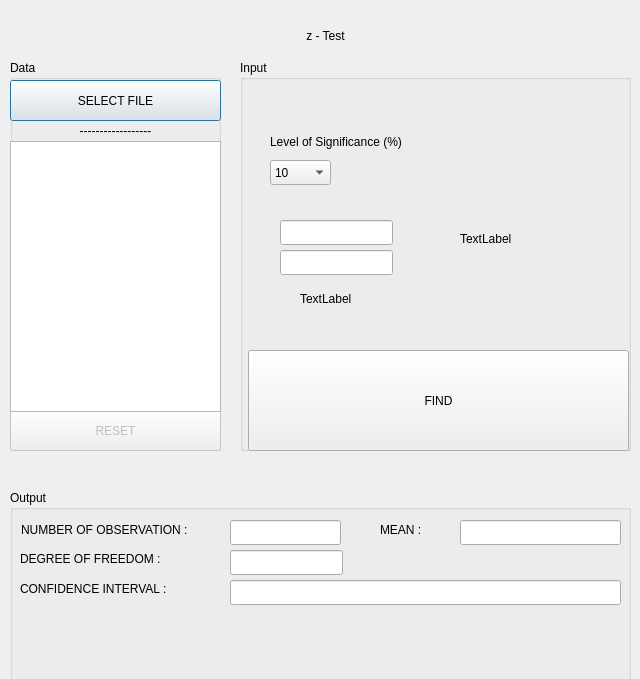
<?xml version="1.0" encoding="UTF-8"?>
<ui version="4.0">
 <class>t_test</class>
 <widget class="QDialog" name="t_test">
  <property name="geometry">
   <rect>
    <x>0</x>
    <y>0</y>
    <width>640</width>
    <height>679</height>
   </rect>
  </property>
  <property name="windowTitle">
   <string>Dialog</string>
  </property>
  <widget class="QLabel" name="label">
   <property name="geometry">
    <rect>
     <x>10</x>
     <y>10</y>
     <width>631</width>
     <height>51</height>
    </rect>
   </property>
   <property name="text">
    <string>z - Test</string>
   </property>
   <property name="alignment">
    <set>Qt::AlignCenter</set>
   </property>
  </widget>
  <widget class="QGroupBox" name="groupBox">
   <property name="geometry">
    <rect>
     <x>10</x>
     <y>60</y>
     <width>211</width>
     <height>391</height>
    </rect>
   </property>
   <property name="title">
    <string>Data</string>
   </property>
   <widget class="QPushButton" name="pushButton">
    <property name="geometry">
     <rect>
      <x>0</x>
      <y>20</y>
      <width>211</width>
      <height>41</height>
     </rect>
    </property>
    <property name="text">
     <string>SELECT FILE</string>
    </property>
   </widget>
   <widget class="QPushButton" name="pushButton_2">
    <property name="enabled">
     <bool>false</bool>
    </property>
    <property name="geometry">
     <rect>
      <x>0</x>
      <y>350</y>
      <width>211</width>
      <height>41</height>
     </rect>
    </property>
    <property name="text">
     <string>RESET</string>
    </property>
   </widget>
   <widget class="QLabel" name="label_2">
    <property name="geometry">
     <rect>
      <x>0</x>
      <y>60</y>
      <width>211</width>
      <height>21</height>
     </rect>
    </property>
    <property name="text">
     <string>------------------</string>
    </property>
    <property name="alignment">
     <set>Qt::AlignCenter</set>
    </property>
   </widget>
   <widget class="QTableWidget" name="table">
    <property name="geometry">
     <rect>
      <x>0</x>
      <y>81</y>
      <width>211</width>
      <height>271</height>
     </rect>
    </property>
   </widget>
  </widget>
  <widget class="QGroupBox" name="groupBox_2">
   <property name="geometry">
    <rect>
     <x>240</x>
     <y>60</y>
     <width>391</width>
     <height>391</height>
    </rect>
   </property>
   <property name="title">
    <string>Input</string>
   </property>
   <widget class="QComboBox" name="comboBox">
    <property name="geometry">
     <rect>
      <x>30</x>
      <y>100</y>
      <width>61</width>
      <height>25</height>
     </rect>
    </property>
    <item>
     <property name="text">
      <string>10</string>
     </property>
    </item>
    <item>
     <property name="text">
      <string>5</string>
     </property>
    </item>
    <item>
     <property name="text">
      <string>2.5</string>
     </property>
    </item>
    <item>
     <property name="text">
      <string> 1</string>
     </property>
    </item>
    <item>
     <property name="text">
      <string>0.5</string>
     </property>
    </item>
   </widget>
   <widget class="QLabel" name="label_35">
    <property name="geometry">
     <rect>
      <x>30</x>
      <y>66</y>
      <width>251</width>
      <height>31</height>
     </rect>
    </property>
    <property name="text">
     <string>Level of Significance (%)</string>
    </property>
   </widget>
   <widget class="QPushButton" name="pushButton_3">
    <property name="geometry">
     <rect>
      <x>8</x>
      <y>290</y>
      <width>381</width>
      <height>101</height>
     </rect>
    </property>
    <property name="text">
     <string>FIND</string>
    </property>
   </widget>
   <widget class="QLineEdit" name="lineEdit_2">
    <property name="geometry">
     <rect>
      <x>40</x>
      <y>160</y>
      <width>113</width>
      <height>25</height>
     </rect>
    </property>
   </widget>
   <widget class="QLineEdit" name="lineEdit_3">
    <property name="geometry">
     <rect>
      <x>40</x>
      <y>190</y>
      <width>113</width>
      <height>25</height>
     </rect>
    </property>
   </widget>
   <widget class="QLabel" name="label_4">
    <property name="geometry">
     <rect>
      <x>220</x>
      <y>170</y>
      <width>67</width>
      <height>17</height>
     </rect>
    </property>
    <property name="text">
     <string>TextLabel</string>
    </property>
   </widget>
   <widget class="QLabel" name="debugg">
    <property name="geometry">
     <rect>
      <x>60</x>
      <y>230</y>
      <width>67</width>
      <height>17</height>
     </rect>
    </property>
    <property name="text">
     <string>TextLabel</string>
    </property>
   </widget>
  </widget>
  <widget class="QGroupBox" name="groupBox_3">
   <property name="geometry">
    <rect>
     <x>10</x>
     <y>490</y>
     <width>621</width>
     <height>231</height>
    </rect>
   </property>
   <property name="title">
    <string>Output</string>
   </property>
   <widget class="QLabel" name="label_30">
    <property name="geometry">
     <rect>
      <x>370</x>
      <y>30</y>
      <width>61</width>
      <height>20</height>
     </rect>
    </property>
    <property name="text">
     <string>MEAN :</string>
    </property>
   </widget>
   <widget class="QLineEdit" name="dof">
    <property name="enabled">
     <bool>true</bool>
    </property>
    <property name="geometry">
     <rect>
      <x>220</x>
      <y>60</y>
      <width>113</width>
      <height>25</height>
     </rect>
    </property>
    <property name="readOnly">
     <bool>true</bool>
    </property>
   </widget>
   <widget class="QLineEdit" name="mean_box_4">
    <property name="enabled">
     <bool>true</bool>
    </property>
    <property name="geometry">
     <rect>
      <x>450</x>
      <y>30</y>
      <width>161</width>
      <height>25</height>
     </rect>
    </property>
    <property name="readOnly">
     <bool>true</bool>
    </property>
   </widget>
   <widget class="QLabel" name="label_29">
    <property name="geometry">
     <rect>
      <x>11</x>
      <y>31</y>
      <width>211</width>
      <height>17</height>
     </rect>
    </property>
    <property name="text">
     <string>NUMBER OF OBSERVATION :</string>
    </property>
   </widget>
   <widget class="QLineEdit" name="total_box_4">
    <property name="enabled">
     <bool>true</bool>
    </property>
    <property name="geometry">
     <rect>
      <x>220</x>
      <y>30</y>
      <width>111</width>
      <height>25</height>
     </rect>
    </property>
    <property name="readOnly">
     <bool>true</bool>
    </property>
   </widget>
   <widget class="QLabel" name="label_28">
    <property name="geometry">
     <rect>
      <x>10</x>
      <y>60</y>
      <width>201</width>
      <height>17</height>
     </rect>
    </property>
    <property name="text">
     <string>DEGREE OF FREEDOM :</string>
    </property>
   </widget>
   <widget class="QLabel" name="label_3">
    <property name="geometry">
     <rect>
      <x>10</x>
      <y>90</y>
      <width>181</width>
      <height>17</height>
     </rect>
    </property>
    <property name="text">
     <string>CONFIDENCE INTERVAL :</string>
    </property>
   </widget>
   <widget class="QLineEdit" name="lineEdit">
    <property name="enabled">
     <bool>true</bool>
    </property>
    <property name="geometry">
     <rect>
      <x>220</x>
      <y>90</y>
      <width>391</width>
      <height>25</height>
     </rect>
    </property>
    <property name="readOnly">
     <bool>true</bool>
    </property>
   </widget>
  </widget>
 </widget>
 <resources/>
 <connections/>
</ui>
